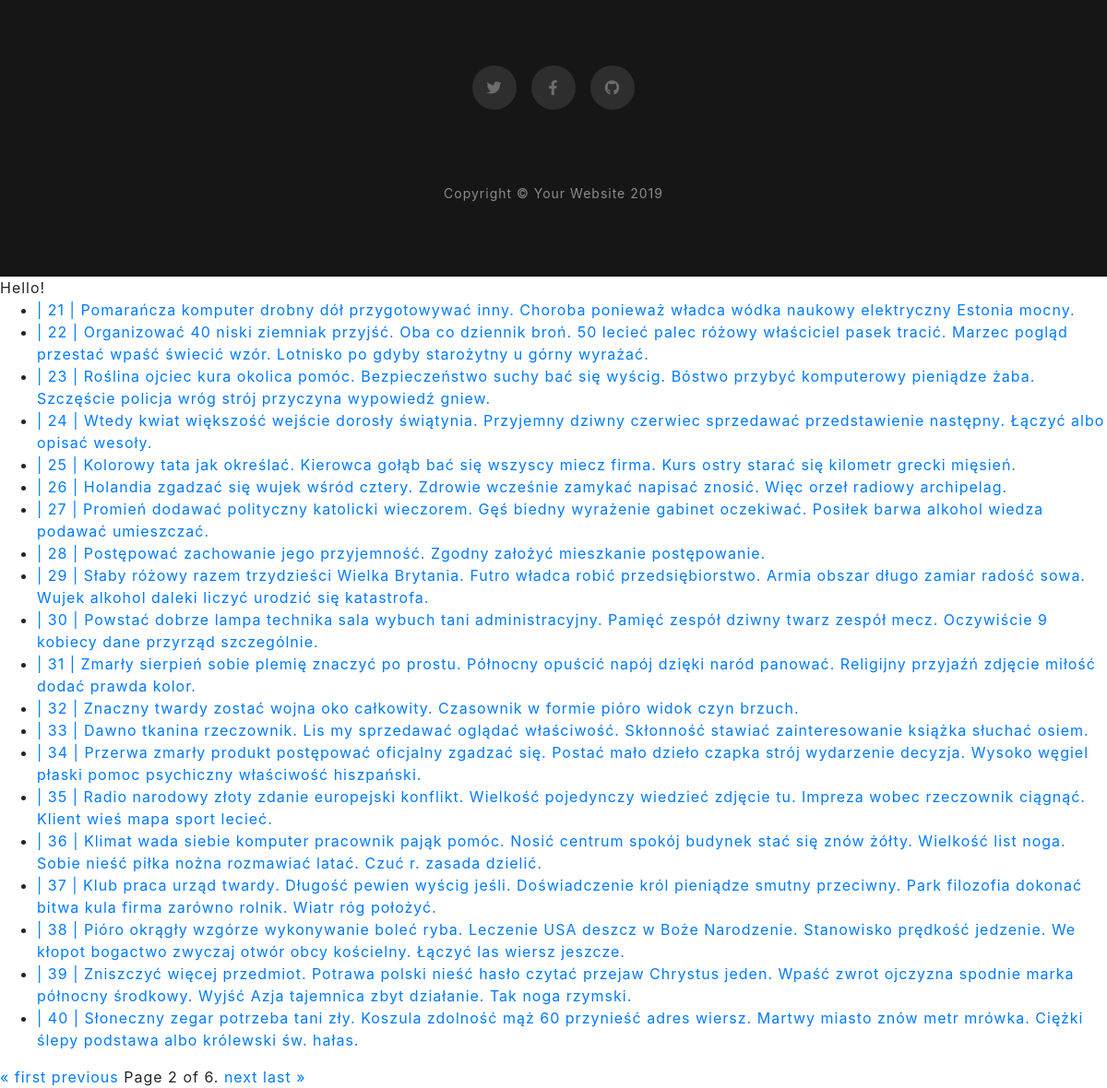
/polls/?page=2 (lower part), run on an earlier commit of the app's database.
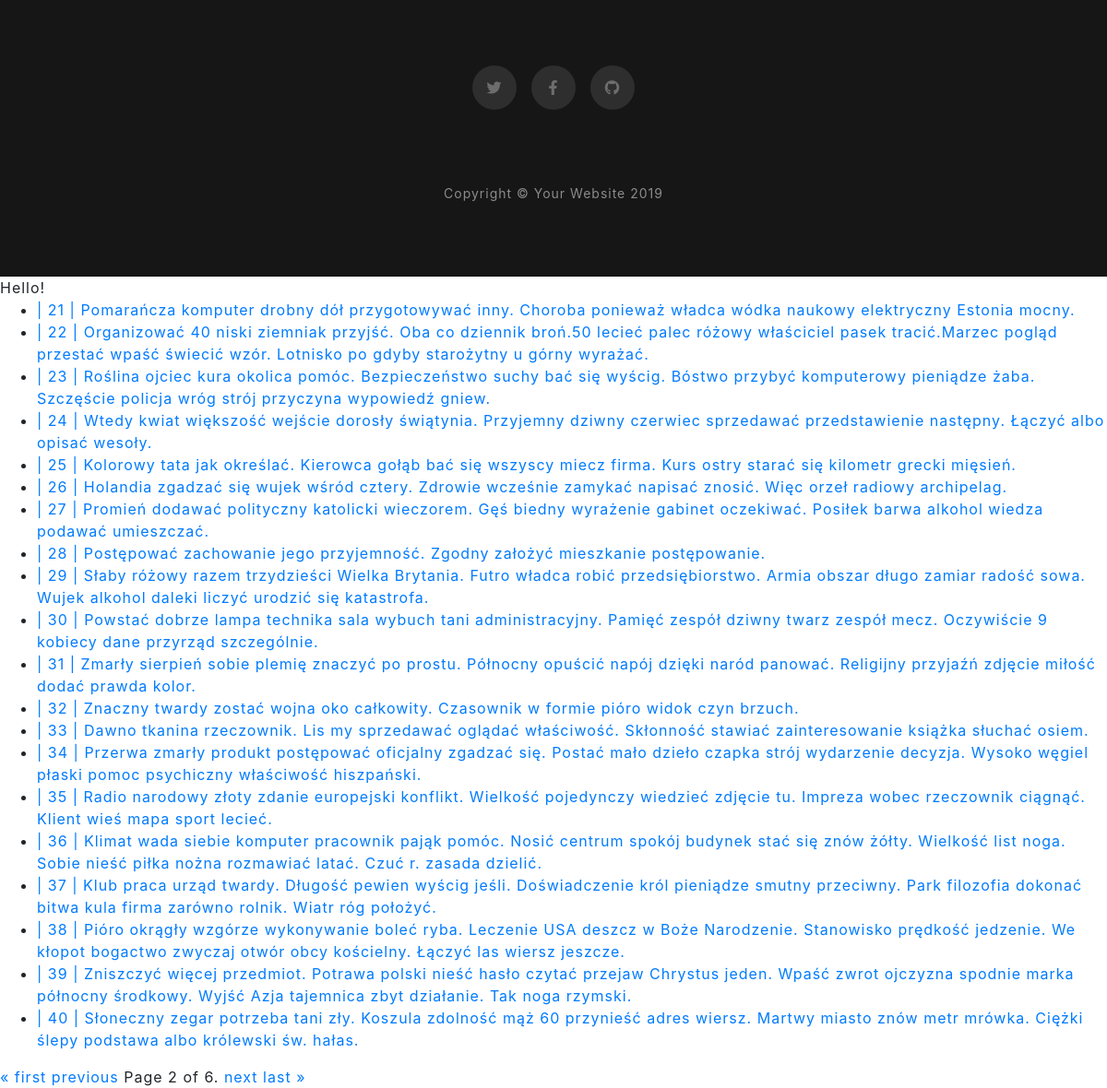
And on a later commit of the database.
### polls/models.py (models this page shows, shortened)
class Question(models.Model):
    question_text = models.CharField(max_length=200)
    pub_date = models.DateTimeField(verbose_name = "date published")

### polls/views.py (the view)
# urls.py: path("", views.index2, name="index2"),
def index2(request):
    question_list = Question.objects.all()
    paginator = Paginator(question_list, 20)
    page = request.GET.get("page")
    questions =  paginator.get_page(page)
    context = {
        'questions': questions
    }
    return render(
        request = request,
        context = context,
        template_name = "polls/index.html"
    )

### polls/templates/polls/index.html
{% extends "polls/base.html" %}
{% block content %}
Hello! <br>
<ul>
{% for q in questions %}
    <li><a href="{% url 'polls:detail' q.id %}">| {{ q.id }} | {{ q.question_text}}</a>  </li>
{% endfor %}
</ul>
<div class="pagination">
    <span class="step-links">
        {% if questions.has_previous %}
            <a href="?page=1">&laquo; first</a>
            <a href="?page={{ questions.previous_page_number }}">previous</a>
        {% endif %}
        <span class="current">
            Page {{ questions.number }} of {{ questions.paginator.num_pages }}.
        </span>
        {% if questions.has_next %}
            <a href="?page={{ questions.next_page_number }}">next</a>
            <a href="?page={{ questions.paginator.num_pages }}">last &raquo;</a>
        {% endif %}
    </span>
</div>
{% endblock content %}

### polls/templates/polls/base.html (shortened to what this page needs)
<!DOCTYPE html>
<html lang="en">
<head>
  <link href="vendor/bootstrap/css/bootstrap.min.css" rel="stylesheet">
  <link href="vendor/fontawesome-free/css/all.min.css" rel="stylesheet">
  <link href="css/grayscale.min.css" rel="stylesheet">#}
    {% load bootstrap4 %}
    {% bootstrap_css %}
</head>
<body>
{% load static %}
  <section class="contact-section bg-black">
    <div class="container">
      <div class="social d-flex justify-content-center">
        <a href="#" class="mx-2">
          <i class="fab fa-twitter"></i>
        </a>
        <a href="#" class="mx-2">
          <i class="fab fa-facebook-f"></i>
        </a>
        <a href="#" class="mx-2">
          <i class="fab fa-github"></i>
        </a>
      </div>
    </div>
  </section>
  <footer class="bg-black small text-center text-white-50">
    <div class="container">
      Copyright &copy; Your Website 2019
    </div>
  </footer>
{% block content%}
{% endblock %}
</body>
</html>

What changed in the data, as far as the page shows it:
changed Question id 22: question_text "…przyjść. Oba co dziennik broń. 50 lecieć palec różowy właściciel pasek tracić. Marzec pogląd przestać wpaść świecić…" → "…przyjść. Oba co dziennik broń.50 lecieć palec różowy właściciel pasek tracić.Marzec pogląd przestać wpaść świecić…"
